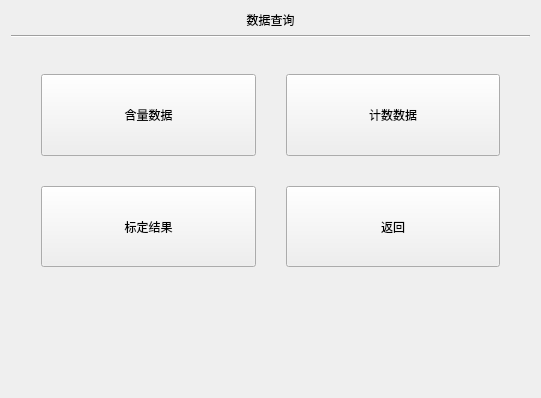
<?xml version="1.0" encoding="UTF-8"?>
<ui version="4.0">
 <class>dataquery</class>
 <widget class="QWidget" name="dataquery">
  <property name="geometry">
   <rect>
    <x>0</x>
    <y>0</y>
    <width>541</width>
    <height>398</height>
   </rect>
  </property>
  <property name="windowTitle">
   <string>Form</string>
  </property>
  <layout class="QGridLayout" name="gridLayout_2">
   <item row="0" column="0">
    <layout class="QVBoxLayout" name="verticalLayout" stretch="1,1,3,1">
     <item>
      <widget class="QLabel" name="label">
       <property name="sizePolicy">
        <sizepolicy hsizetype="Preferred" vsizetype="Maximum">
         <horstretch>0</horstretch>
         <verstretch>0</verstretch>
        </sizepolicy>
       </property>
       <property name="text">
        <string>数据查询</string>
       </property>
       <property name="alignment">
        <set>Qt::AlignCenter</set>
       </property>
      </widget>
     </item>
     <item>
      <widget class="Line" name="line">
       <property name="orientation">
        <enum>Qt::Horizontal</enum>
       </property>
      </widget>
     </item>
     <item>
      <layout class="QGridLayout" name="gridLayout">
       <property name="leftMargin">
        <number>30</number>
       </property>
       <property name="topMargin">
        <number>30</number>
       </property>
       <property name="rightMargin">
        <number>30</number>
       </property>
       <property name="bottomMargin">
        <number>30</number>
       </property>
       <property name="spacing">
        <number>30</number>
       </property>
       <item row="0" column="0">
        <widget class="QPushButton" name="pushButton">
         <property name="sizePolicy">
          <sizepolicy hsizetype="Minimum" vsizetype="Minimum">
           <horstretch>0</horstretch>
           <verstretch>0</verstretch>
          </sizepolicy>
         </property>
         <property name="text">
          <string>含量数据</string>
         </property>
        </widget>
       </item>
       <item row="0" column="1">
        <widget class="QPushButton" name="pushButton_2">
         <property name="sizePolicy">
          <sizepolicy hsizetype="Minimum" vsizetype="Minimum">
           <horstretch>0</horstretch>
           <verstretch>0</verstretch>
          </sizepolicy>
         </property>
         <property name="text">
          <string>计数数据</string>
         </property>
        </widget>
       </item>
       <item row="1" column="0">
        <widget class="QPushButton" name="pushButton_3">
         <property name="sizePolicy">
          <sizepolicy hsizetype="Minimum" vsizetype="Minimum">
           <horstretch>0</horstretch>
           <verstretch>0</verstretch>
          </sizepolicy>
         </property>
         <property name="text">
          <string>标定结果</string>
         </property>
        </widget>
       </item>
       <item row="1" column="1">
        <widget class="QPushButton" name="pushButton_4">
         <property name="sizePolicy">
          <sizepolicy hsizetype="Minimum" vsizetype="Minimum">
           <horstretch>0</horstretch>
           <verstretch>0</verstretch>
          </sizepolicy>
         </property>
         <property name="text">
          <string>返回</string>
         </property>
        </widget>
       </item>
      </layout>
     </item>
     <item>
      <layout class="QHBoxLayout" name="horizontalLayout">
       <item>
        <widget class="issample" name="widget" native="true"/>
       </item>
       <item>
        <widget class="ispreheat" name="widget_2" native="true"/>
       </item>
       <item>
        <widget class="date_widget" name="widget_3" native="true"/>
       </item>
      </layout>
     </item>
    </layout>
   </item>
  </layout>
 </widget>
 <customwidgets>
  <customwidget>
   <class>date_widget</class>
   <extends>QWidget</extends>
   <header>date_widget.h</header>
   <container>1</container>
  </customwidget>
  <customwidget>
   <class>issample</class>
   <extends>QWidget</extends>
   <header>issample.h</header>
   <container>1</container>
  </customwidget>
  <customwidget>
   <class>ispreheat</class>
   <extends>QWidget</extends>
   <header>ispreheat.h</header>
   <container>1</container>
  </customwidget>
 </customwidgets>
 <resources/>
 <connections/>
</ui>
